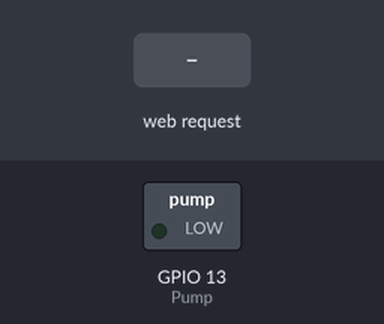
Recording of a sketch running on a simulated ESP8266 (NodeMCU). On the bench: switched loads named in the sketch (green lamp = pin HIGH). The inputs (shaded band) are chosen by the test bench. WiFi joins after 1.5 s; servers stay silent unless stated; what the sketch prints to the serial monitor is not drawn.

Above: at 2.7 s.
2.8 s: HTTP request GET /Pump=ON received
At 3.9 s:
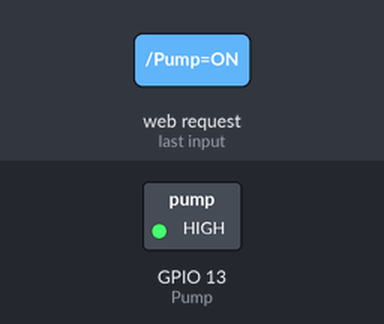
4.3 s: HTTP request GET /Pump=OFF received
At 5.0 s:
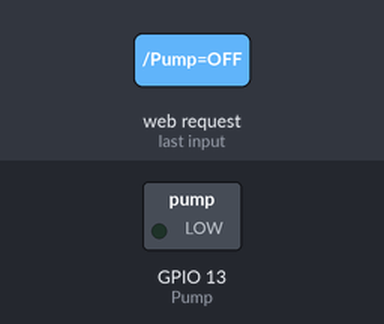
Timing chart, 0 to 7.3 s (numbered marks = the images above; inputs shaded):
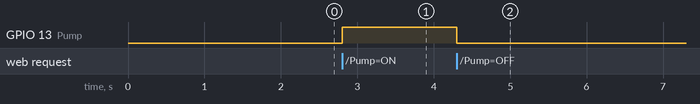

The sketch:

pump.ino
```cpp
#include <ESP8266WiFi.h>

const char* ssid = "Atul ";
const char* password = "9793065906";

int Pump = 13; // GPIO13---D7 of NodeMCU
int value = LOW;
WiFiServer server(80);

void setup() {
  Serial.begin(115200);
  delay(10);

  pinMode(Pump, OUTPUT);    //D7 as output
  digitalWrite(Pump, LOW);  //Deactivate Pump

  // Connect to WiFi network
  Serial.println();
  Serial.println();
  Serial.print("Connecting to ");
  Serial.println(ssid);

  WiFi.begin(ssid, password);

  while (WiFi.status() != WL_CONNECTED) {
    delay(500);
    Serial.print(".");
  }
  Serial.println("");
  Serial.println("WiFi connected");

  // Start the server
  server.begin();
  Serial.println("Server started");

  // Print the IP address on serial monitor
  Serial.print("Use this URL to connect: ");
  Serial.print("http://");    //URL IP to be typed in mobile/desktop browser
  Serial.print(WiFi.localIP());
  Serial.println("/");

}

void loop() {
  // Check if a client has connected
  WiFiClient client = server.available();
  if (!client) {
    return;
  }

  // Wait until the client sends some data
  Serial.println("new client");
  while(!client.available()){
    delay(1);
  }

  // Read the first line of the request
  String request = client.readStringUntil('\r');
  Serial.println(request);
  client.flush();

  // Match the request


  if (request.indexOf("/Pump=ON") != -1)  {
    digitalWrite(Pump, HIGH);
    value = HIGH;
  }
  if (request.indexOf("/Pump=OFF") != -1)  {
    digitalWrite(Pump, LOW);
    value = LOW;
  }

// Set Pump according to the request
//digitalWrite(Pump, value);

  // Return the response
  client.println("HTTP/1.1 200 OK");
  client.println("Content-Type: text/html");
  client.println(""); //  do not forget this one
  client.println("<!DOCTYPE HTML>");
  client.println("<html lang=\"en\"><head> <meta charset=\"UTF-8\"> <meta http-equiv=\"X-UA-Compatible\" content=\"IE=edge\"> <meta name=\"viewport\" content=\"width=device-width, initial-scale=1.0\"> <link rel=\"preconnect\" href=\"https://fonts.googleapis.com\"> <link rel=\"preconnect\" href=\"https://fonts.gstatic.com\" crossorigin> <link href=\"https://fonts.googleapis.com/css2?family=Roboto:wght@300;400&display=swap\" rel=\"stylesheet\"> <title>Pump</title> <style>*{margin:0;padding:0}*,:after,:before{box-sizing:border-box}.container{height:100vh;width:100vw;display:flex;flex-direction:column;}.half{height:50%;width:100%}.upper{display:flex;justify-content:center;align-items:center}.btn{height:5rem;width:5rem;border:none;border-radius:1rem}.btn_on{margin-bottom:5px;margin-right:5px;box-shadow:5px 5px #888}.btn_off{margin-bottom:10px;margin-right:10px;box-shadow:10px 10px #888}.status_on{display:flex;font-family:Roboto,sans-serif;font-size:12rem;color:#90ee90}.status_off{display:flex;font-family:Roboto,sans-serif;font-size:12rem;color:#f08080}.status_btn{color:#d3d3d3}.lower{background:#d3d3d3;display:flex;justify-content:center;align-items:center}</style></head><body><div class=\"container\">");
  client.println(" <div class=\"upper half\">");
  if(value == HIGH) {
    client.print("<h1 class=\"status_on\">ON</h1></div>");
    client.println("<div class=\"lower half\">");
     client.println("<a href=\"/Pump=OFF\"><button class=\"btn btn_off\"><h1 class=\"status_btn\">OFF</h1></button></a>");
  } else {
    client.print("<h1 class=\"status_off\">OFF</h1></div>");
     client.println("<div class=\"lower half\">");
    client.println("<a href=\"/Pump=ON\"><button class=\"btn btn_on\"><h1 class=\"status_btn\">ON</h1></button></a>");
  }
  client.println("</div></div></body></html>");
  delay(1);
  Serial.println("Client disonnected");
  Serial.println("");
}
```

Measured:
- after the input at 2.8 s, GPIO 13 (Pump): LOW → HIGH at once
- after the input at 4.3 s, GPIO 13 (Pump): HIGH → LOW at once
